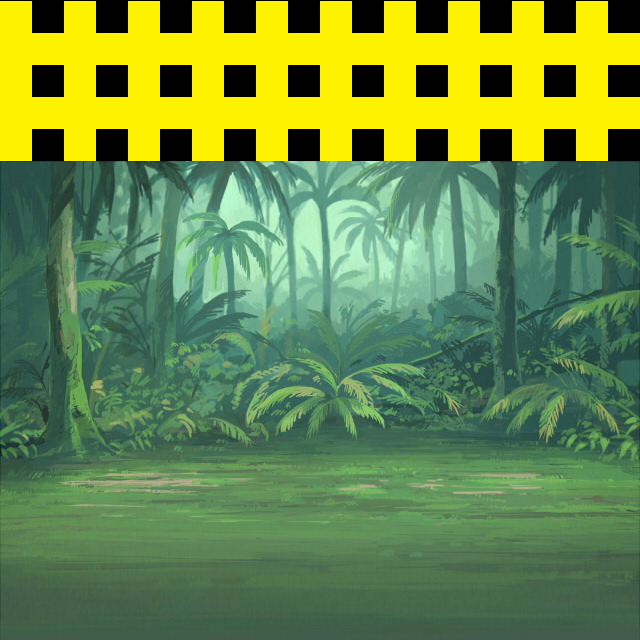

A 2D game scene composited from a Tiled map and its tileset images. What follows is a short description and the map's XML, with every tile layer's data as written:
An orthogonal 20x20 tile map with 32x32 px tiles, 1 tile layer (TileLayer1), 3 tilesets and 3 objects (ball2, ball1, goal).

<map version="1.0" orientation="orthogonal" renderorder="right-up" width="20" height="20" tilewidth="32" tileheight="32" nextobjectid="5">
 <tileset firstgid="1" name="ball" tilewidth="16" tileheight="16" tilecount="1" columns="0">
  <tile id="0">
   <image width="16" height="16" source="../ball_16.png" />
  </tile>
 </tileset>
 <tileset firstgid="2" name="test_tile" tilewidth="32" tileheight="32" tilecount="2" columns="2">
  <image source="../test_tile.png" width="64" height="32" />
 </tileset>
 <tileset firstgid="4" name="back" tilewidth="32" tileheight="32" tilecount="300" columns="20">
  <image source="../back.jpg" width="640" height="480" />
 </tileset>
 <layer name="TileLayer1" width="20" height="20" offsetx="0" offsety="1">
  <data encoding="csv">
3,2,3,2,3,2,3,2,3,2,3,2,3,2,3,2,3,2,3,2,
3,3,3,3,3,3,3,3,3,3,3,3,3,3,3,3,3,3,3,3,
3,2,3,2,3,2,3,2,3,2,3,2,3,2,3,2,3,2,3,2,
3,3,3,3,3,3,3,3,3,3,3,3,3,3,3,3,3,3,3,3,
3,2,3,2,3,2,3,2,3,2,3,2,3,2,3,2,3,2,3,2,
4,5,6,7,8,9,10,11,12,13,14,15,16,17,18,19,20,21,22,23,
24,25,26,27,28,29,30,31,32,33,34,35,36,37,38,39,40,41,42,43,
44,45,46,47,48,49,50,51,52,53,54,55,56,57,58,59,60,61,62,63,
64,65,66,67,68,69,70,71,72,73,74,75,76,77,78,79,80,81,82,83,
84,85,86,87,88,89,90,91,92,93,94,95,96,97,98,99,100,101,102,103,
104,105,106,107,108,109,110,111,112,113,114,115,116,117,118,119,120,121,122,123,
124,125,126,127,128,129,130,131,132,133,134,135,136,137,138,139,140,141,142,143,
144,145,146,147,148,149,150,151,152,153,154,155,156,157,158,159,160,161,162,163,
164,165,166,167,168,169,170,171,172,173,174,175,176,177,178,179,180,181,182,183,
184,185,186,187,188,189,190,191,192,193,194,195,196,197,198,199,200,201,202,203,
204,205,206,207,208,209,210,211,212,213,214,215,216,217,218,219,220,221,222,223,
224,225,226,227,228,229,230,231,232,233,234,235,236,237,238,239,240,241,242,243,
244,245,246,247,248,249,250,251,252,253,254,255,256,257,258,259,260,261,262,263,
264,265,266,267,268,269,270,271,272,273,274,275,276,277,278,279,280,281,282,283,
284,285,286,287,288,289,290,291,292,293,294,295,296,297,298,299,300,301,302,303
</data>
 </layer>
 <objectgroup draworder="index" name="ObjectLayer1">
  <object id="1" name="ball2" gid="1" x="178" y="587" width="16" height="16">
   <properties>
    <property name="bSelect" type="bool" value="false" />
    <property name="shotNum" type="int" value="3" />
   </properties>
  </object>
  <object id="2" name="ball1" gid="1" x="35" y="526" width="16" height="16">
   <properties>
    <property name="bSelect" type="bool" value="true" />
    <property name="shotNum" type="int" value="5" />
   </properties>
  </object>
  <object id="3" name="goal" x="108" y="514" width="32" height="32">
   <ellipse />
  </object>
 </objectgroup>
</map>